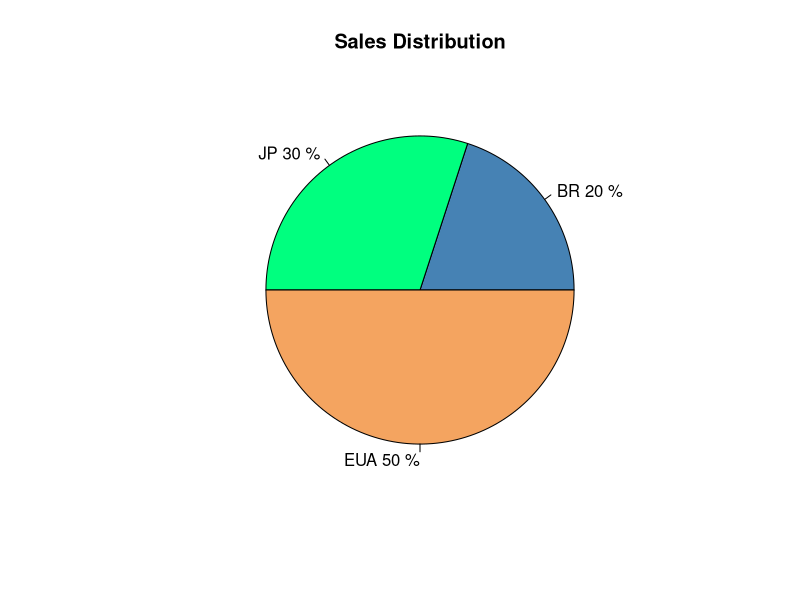

Reproduce this figure in R.
fatia = c(20,30,50)
fatia

paises = c("BR", "JP", "EUA")
paises

dado = paste(fatia,paises)
paises = paste(paises, fatia, '%')
dado

paises

colors()

?pie()
pie(fatia, labels = paises, col=c("steelblue", "springgreen", "sandybrown"), main="Sales Distribution")
